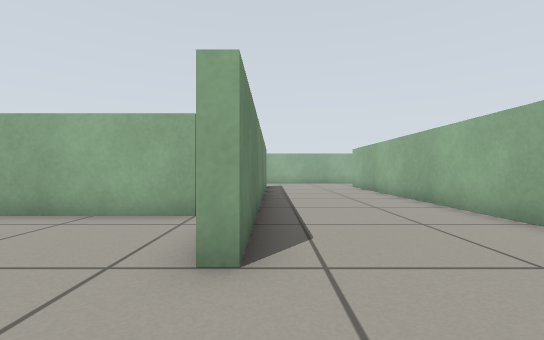
[1] (above)

16 first-person views from a walk through a world built for the Gazebo simulator. The camera is 0.45 m above the floor, looks level and sees 90° across. The floor is counted in squares, 0.5 m on a side. Each view is taken from the middle of a square. On the plan, view 1 faces up. The plan holds only what a view shows up to about 11 squares ahead; the rest is blank.

[2]
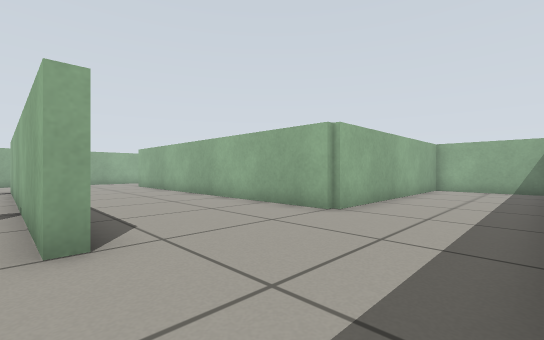

[3]
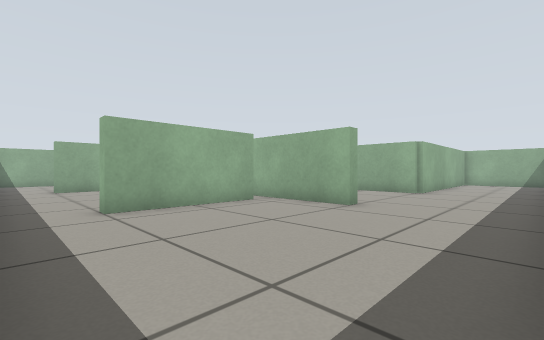

[4]
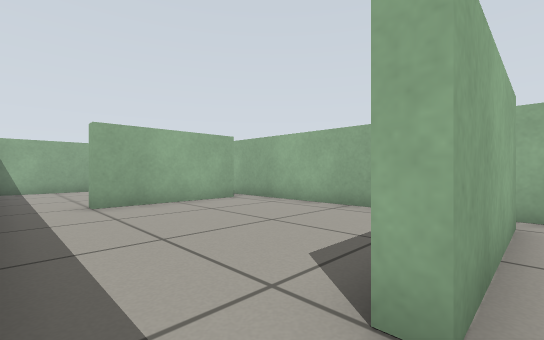

[5]
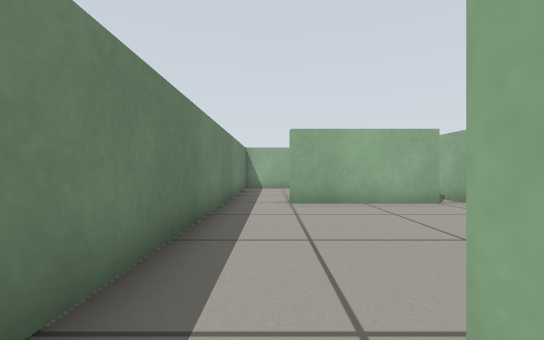

[6]
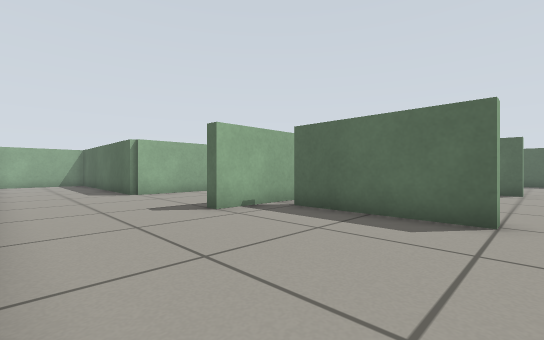

[7]
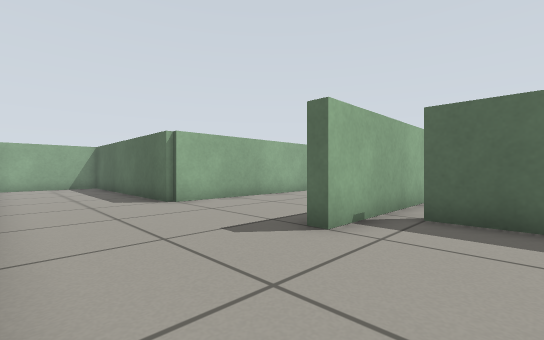

[8]
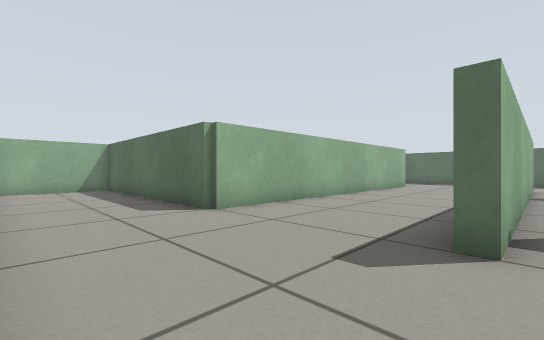

[9]
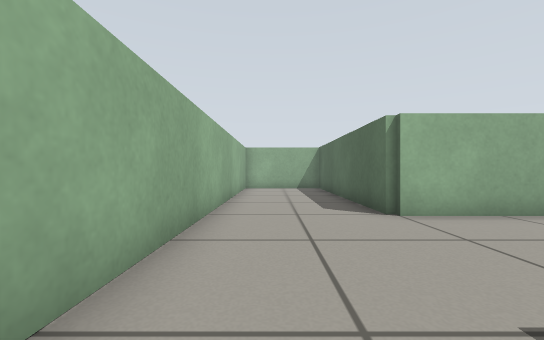

[10]
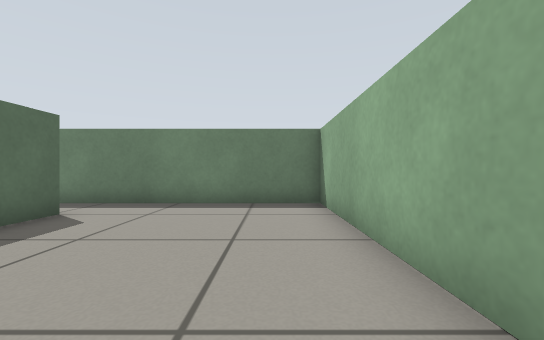

[11]
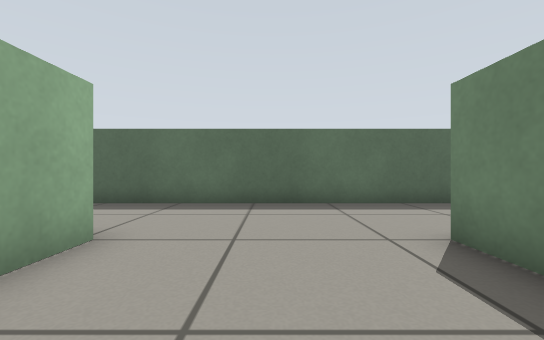

[12]
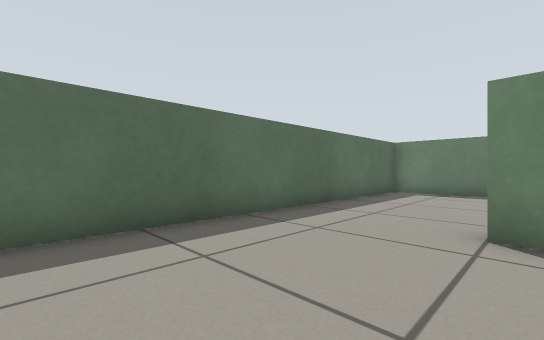

[13]
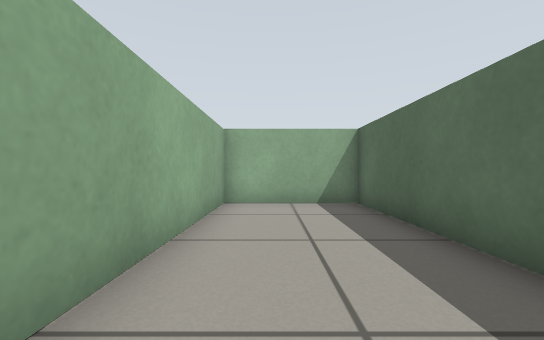

[14]
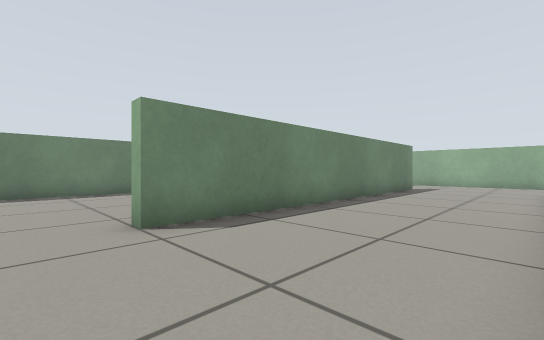

[15]
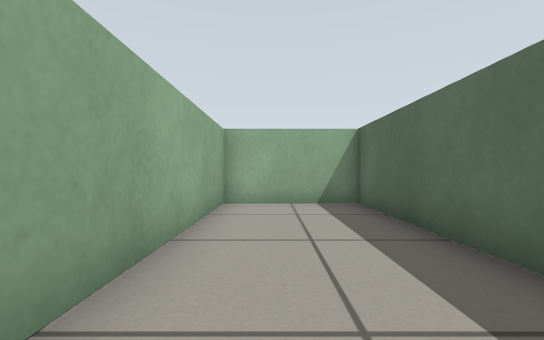

[16]
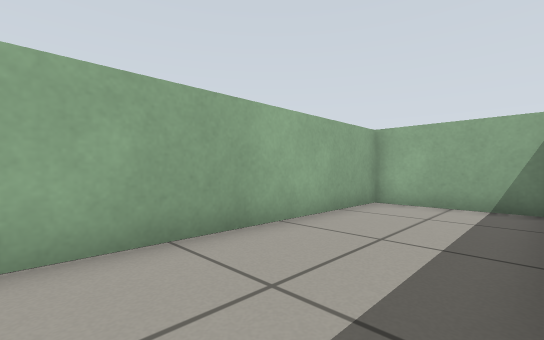

### Floor plan
Points are (right, up) in squares from view 1. A wall is a line through its corners. A room is listed if a view was taken in it or the views show most of it. See-through windows are left out.
Room 1 (views 1, 2, 3, 4, 5, 6, 7, 8, 9, 10, 11, 12, 13, 14, 15, 16)
walls: (-1.5, 5.3) (-5.5, 5.3) (-5.5, 5.7) (-4.9, 5.7); (-0.3, 12.2) (-0.3, 2.5) (-0.7, 2.5) (-0.7, 14.5) (-0.2, 14.5); (-1.5, 12.3) (-5.5, 12.3) (-5.5, 12.7) (-1.5, 12.7); (-7.3, 4.6) (-7.3, -1.3) (12.3, -1.3) (12.3, 2.3) (4.3, 2.3) (4.3, 14.7) (12.3, 14.7) (12.3, 18.3) (0.2, 18.3); (-1.2, 18.3) (-7.3, 18.3) (-7.3, 6.2)

Positions as (right, up) in squares from view 1, and headings:
1: (0, 0), facing up
2: (-1, -1), facing up-right
3: (-7, -1), facing up-right
4: (-7, 5), facing up-right
5: (-6, 5), facing up
6: (-6, 18), facing down-right
7: (-3, 18), facing down-right
8: (-1, 18), facing down-right
9: (-1, 17), facing right
10: (0, 17), facing left
11: (2, 6), facing down
12: (4, 3), facing down-left
13: (5, 1), facing right
14: (4, 1), facing up-left
15: (5, 17), facing right
16: (5, 15), facing up-right
